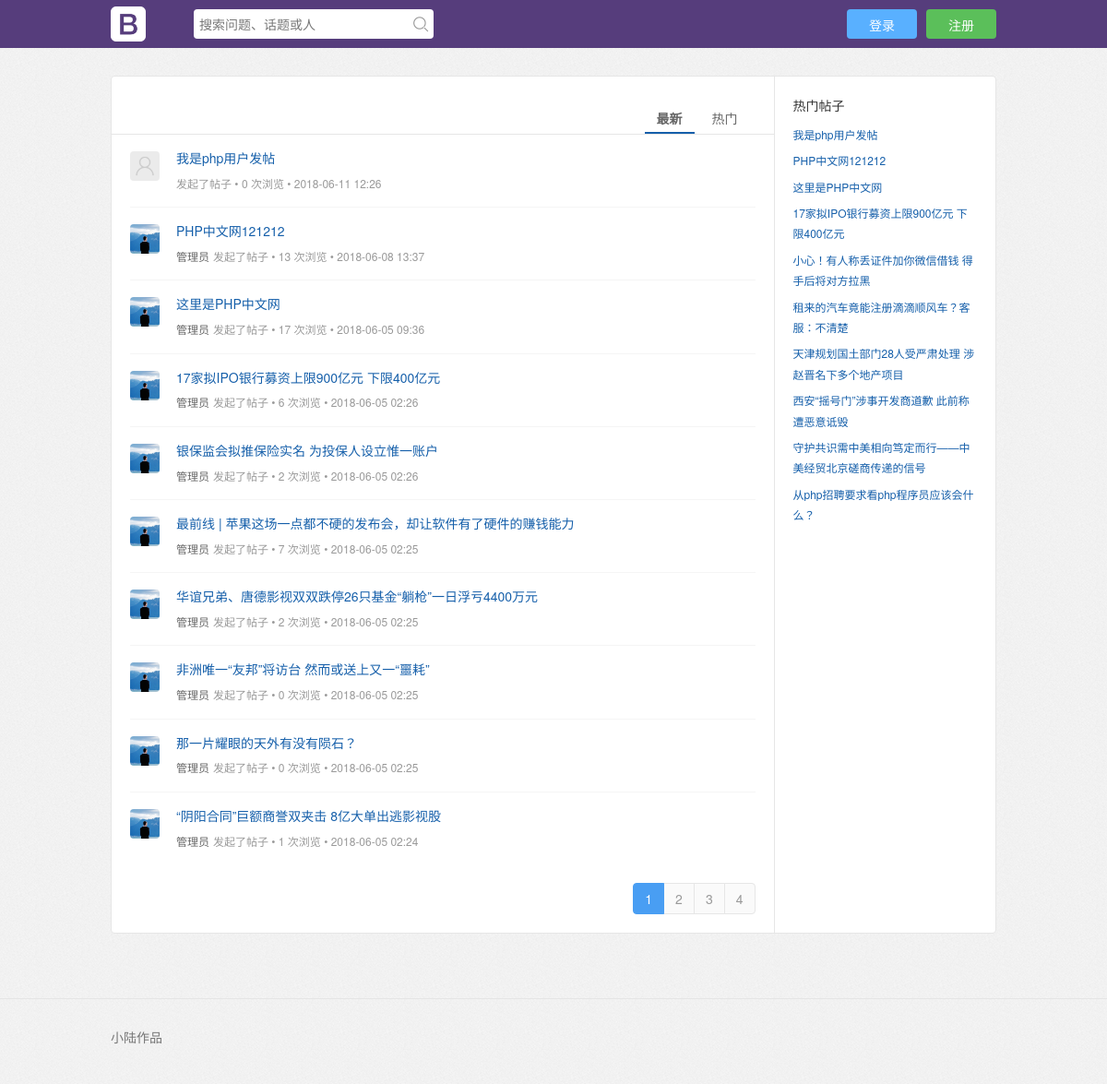
The page /新建文件夹/index.php on the database its author committed.
### tables this page shows
CREATE TABLE `forum_bbs` (
  `bbs_id` int(11) unsigned NOT NULL AUTO_INCREMENT COMMENT '帖子ID',
  `uid` int(11) unsigned NOT NULL COMMENT '用户ID',
  `bbs_title` varchar(200) NOT NULL COMMENT '标题',
  `bbs_content` text NOT NULL COMMENT '帖子内容',
  `add_time` int(11) unsigned NOT NULL COMMENT '添加时间',
  `status` tinyint(1) unsigned NOT NULL DEFAULT '1' COMMENT '状态 1开启 0关闭',
  `is_hot` tinyint(1) unsigned NOT NULL DEFAULT '0' COMMENT '1热门 0非热门',
  `browse` int(11) unsigned NOT NULL DEFAULT '0' COMMENT '浏览数',
  PRIMARY KEY (`bbs_id`)
);

### 新建文件夹/controller/function.php (called while the page is built, shortened)
<?php
function auto_load_tpl($tplName)
{
    include 'view/tpl/'.$tplName.'.php';
}
function db_connect($db)
{
    $conn = mysqli_connect($db['db_host'], $db['db_user'], $db['db_pass'],$db['db_name']);
    return $conn;
}
function select($table,$db,$where,$order,$limit=0)
{
    $conn = db_connect($db);
    $sql = 'SELECT * FROM '.$table.' '.$where.' '.$order;
    if($limit){
        $sql .= ' limit '.$limit;
    }
    $rows = [];
    if ($result = mysqli_query($conn, $sql)) {
        while ($row = mysqli_fetch_assoc($result)) {
            $rows[] = $row;
        }
    }
    return $rows;
}
function find_one($table,$db,$where,$field)
{
    $conn = db_connect($db);
    $sql  = 'SELECT ' .$field. ' FROM '.$table.' '.$where.' LIMIT 1';
    $rows = '';
    if ($result = mysqli_query($conn, $sql)) {
        $row = mysqli_fetch_assoc($result);
        $rows = $row[$field];
    }
    return $rows;
}

### 新建文件夹/index.php (called while the page is built)
<?php include 'controller/config.php'; ?>
<?php include 'view/inc/header_inc.php'; ?>
<?php auto_load_tpl($tplName);  ?>
<?php include 'view/inc/footer_inc.php' ?>

### 新建文件夹/controller/config.php (called while the page is built, shortened)
<?php
$url = 'https://kbnvlf.coding.io/index.php';
$db = array(
    'db_host' => 'mysql.coding.io',
    'db_user' => 'user-nnfpQ9KK2z',
    'db_pass' => 'n_QQ9c]SKXgeqcOs{wks',
    'db_name' => 'db-eYPQ9bNIXb'
);
$bbsTable  = 'forum_bbs';
$userTable = 'forum_user';
$getNo = isset($_GET['a']) ? $_GET['a'] : 'list';
switch ($getNo)
{
    case 'list':
        include 'listAction.php';break;
}

### 新建文件夹/view/tpl/list_tpl.php (the view)
<div class="aw-container-wrap">
	<div class="container">
		<div class="row">
			<div class="aw-content-wrap clearfix">
				<div class="col-sm-12 col-md-9 aw-main-content">
					<ul class="nav nav-tabs aw-nav-tabs active hidden-xs">
						<li <?php  if($bbsType==2){ echo 'class="active"'; } ?>><a href="index.php?a=list&type=2">热门</a></li>
						<li <?php  if($bbsType==1){ echo 'class="active"'; } ?> ><a href="index.php?a=list">最新</a></li>
					</ul>
					<div class="aw-mod aw-explore-list">
						<div class="mod-body">
							<div class="aw-common-list">
								<?php if($bbsList){ foreach($bbsList as $v){	?>
								<div class="aw-item active">
									<div class="aw-user-name hidden-xs">
                            			<img style="width:32px;height:32px;" src="<?php echo !empty($v['head'])?$v['head']:'static/img/avatar-max-img.png'; ?>" />
									</div>
									<div class="aw-question-content">
										<h4>
											<a href="<?php echo $v['url']; ?>"><?php echo $v['bbs_title']; ?></a>
										</h4>
										<p>
											<span class="aw-user-name"><?php echo $v['nickname']; ?></span>
											<span class="text-color-999">发起了帖子 • <?php echo $v['browse']; ?> 次浏览 • <?php echo $v['add_time']; ?> </span>
										</p>
									</div>
								</div>
								<?php }} ?>
							</div>
						</div>
						<div class="mod-footer">
							<div class="page-control">
								<ul class="pagination pull-right">
								<?php echo $bbsListPage; ?>
								</ul>
							</div>
						</div>
					</div>
				</div>
				<div class="col-sm-12 col-md-3 aw-side-bar hidden-xs hidden-sm">
					<div class="aw-mod">
						<div class="mod-head">
							<h3>热门帖子</h3>
						</div>
						<div class="mod-body font-size-12">
							<ul>
								<?php if($bbsListHot){ foreach($bbsListHot as $hot){ ?>
								<li><a href="<?php echo $hot['url']; ?>"><?php echo $hot['bbs_title'] ?></a></li>
								<?php }} ?>
							</ul>
						</div>
					</div>
				</div>
			</div>
		</div>
	</div>
</div>

### 新建文件夹/static/css/common.css (style rules this page uses)
html { height:100% }
body { margin:0;height:100%;font-size:14px;line-height:160%;color:#666;background:url("img/bg.gif") repeat }
body,input,button,select,textarea,h1,h2,h3,h4,h5,h6 { font-family:'Helvetica Neue',STHeiti,'Microsoft YaHei',Helvetica,Arial,sans-serif }
ul,ol { margin:0;padding:0;list-style:none }
h1,h2,h3,h4,h5,h6 { margin-top:0;font-size:100%;line-height:1.7 }
a { cursor:pointer;color:#155faa }
.container { width:990px!important }
.aw-content-wrap { margin:0 15px;background-color:#fff;border:1px solid #e6e6e6;border-radius:4px }
.aw-main-content { padding:0 0 20px;border-right:1px solid #e6e6e6 }
.aw-side-bar { margin-left:-1px;padding:20px;border-left:1px solid #e6e6e6 }
.text-color-999 { font-size:12px;color:#999 }
.font-size-12 { font-size:12px }
.aw-dropdown-list li.user a img,.aw-question-tags,.aw-mod.topic-nav ul>li>p a,.aw-mod.topic-nav ul>li>a,.aw-border-radius-5,.aw-border-radius-5 img,.aw-load-more-content,.aw-user-name img,.aw-topic-name img,.aw-topic-name span,.aw-topic-img img,.aw-dropdown-menu img,.aw-login-register a img,.aw-login-register .aw-user-head img,.aw-dropdown,.category dl dt img,.category .span12>ul>li,.aw-mod.side-nav ul li a,.topic-edit-notes li,.aw-notopic-sort,.aw-comment-box,.aw-topic-detail-title .mod-body img,.aw-topic-search,.aw-mod-topic-edit-box .mod-head .img,.aw-mod-topic-edit-box .mod-head .img span,.aw-inbox-read .mod-footer li .aw-item,.aw-inbox .mod-footer li .aw-user-img img,.aw-invite-list ul li img,.aw-mod-search-result .aw-item .aw-user-img img,.aw-mod-search-result .aw-item .aw-topic-img img,.aw-mod-search-result .aw-search-result-tags,.aw-file-uploader dl,.aw-card-tips,.aw-card-tips .mod-head .img img,.aw-first-login .aw-complete-data .side-bar img,.aw-first-login .aw-card-box-list .aw-topic-img img,.aw-first-login .aw-card-box-list .img img,.aw-first-login .aw-card-box-list li>span,.aw-replay-box .mod-body,.aw-publish-box .aw-publish-title .dropdown .dropdown-toggle,.markitup-box code,#markItUpPreviewFrames code,.aw-publish-title.active input,#aw-loading,.aw-user-nav>a img { border-radius:4px }
.aw-user-name,.aw-topic-name { font-size:12px;line-height:20px;font-weight:400 }
.aw-user-name img,.aw-topic-name img { width:40px;height:40px }
.aw-nav-tabs { position:relative;z-index:1;min-height:63px;min-height:32px\0;margin:0;padding:30px 20px 0;border-color:#e6e6e6 }
.aw-nav-tabs.active>li { float:right }
.aw-nav-tabs>li { margin:0 4px 0 0;font-size:14px }
.aw-nav-tabs>li>a { line-height:30px;padding:0 13px;background-color:#fff;border:none;cursor:pointer }
.aw-nav-tabs>li.active a { line-height:30px;background-color:#fff;border:none;border-bottom:2px solid #155faa;font-weight:700;color:#333 }
.page-control { text-align:center }
.pagination { margin:20px 0 0 }
.aw-container-wrap { margin-top:30px }
.aw-explore-list { padding:0 20px }
.aw-side-bar .aw-mod { padding:20px 0;border-top:1px solid #E2E2E2 }
.aw-side-bar .aw-mod:first-child { padding-top:0;border-top:none }
.aw-side-bar .aw-mod .mod-head { padding-bottom:5px }
.aw-side-bar .aw-mod h3 { margin-bottom:0 }
.aw-side-bar .aw-mod ul li { padding:3px 0 }
.aw-common-list { width:100%;height:auto;overflow:hidden }
.aw-common-list>div+div { border-top:1px solid #F5F5F5 }
.aw-common-list .aw-item { position:relative;z-index:0;min-height:45px;padding:14px 0 14px 50px }
.aw-common-list .aw-item .aw-question-content .aw-user-name { color:#666 }
.aw-common-list .aw-question-content h4 { margin:0 0 3px;padding-right:20px;font-size:14px;word-wrap:break-word }
.aw-common-list .aw-question-content>span,.aw-common-list .aw-question-content p span { font-size:12px;font-weight:400;color:#999 }
.aw-common-list .aw-question-content p { margin:0;color:#999 }
.aw-common-list .aw-item>.aw-user-name { position:absolute;left:0;top:18px }
body { background:url("../../static/img/bg.gif") repeat!important }

### rows shown on the page
forum_bbs: bbs_title "我是php用户发帖", browse "0", add_time "2018-06-11 12:26"
forum_bbs: bbs_title "PHP中文网121212", nickname "管理员", browse "13", add_time "2018-06-08 13:37"
forum_bbs: bbs_title "这里是PHP中文网", nickname "管理员", browse "17", add_time "2018-06-05 09:36"
forum_bbs: bbs_title "17家拟IPO银行募资上限900亿元 下限400亿元", nickname "管理员", browse "6", add_time "2018-06-05 02:26"
forum_bbs: bbs_title "银保监会拟推保险实名 为投保人设立惟一账户", nickname "管理员", browse "2", add_time "2018-06-05 02:26"
forum_bbs: bbs_title "最前线 | 苹果这场一点都不硬的发布会，却让软件有了硬件的赚钱能力", nickname "管理员", browse "7", add_time "2018-06-05 02:25"
forum_bbs: bbs_title "华谊兄弟、唐德影视双双跌停26只基金“躺枪”一日浮亏4400万元", nickname "管理员", browse "2", add_time "2018-06-05 02:25"
forum_bbs: bbs_title "非洲唯一“友邦”将访台 然而或送上又一“噩耗”", nickname "管理员", browse "0", add_time "2018-06-05 02:25"
forum_bbs: bbs_title "那一片耀眼的天外有没有陨石？", nickname "管理员", browse "0", add_time "2018-06-05 02:25"
forum_bbs: bbs_title "“阴阳合同”巨额商誉双夹击 8亿大单出逃影视股", nickname "管理员", browse "1", add_time "2018-06-05 02:24"

### other values the page prints
$hot['bbs_title'] "我是php用户发帖"
$hot['bbs_title'] "PHP中文网121212"
$hot['bbs_title'] "这里是PHP中文网"
$hot['bbs_title'] "17家拟IPO银行募资上限900亿元 下限400亿元"
$hot['bbs_title'] "小心！有人称丢证件加你微信借钱 得手后将对方拉黑"
$hot['bbs_title'] "租来的汽车竟能注册滴滴顺风车？客服：不清楚"
$hot['bbs_title'] "天津规划国土部门28人受严肃处理 涉赵晋名下多个地产项目"
$hot['bbs_title'] "西安“摇号门”涉事开发商道歉 此前称遭恶意诋毁"
$hot['bbs_title'] "守护共识需中美相向笃定而行——中美经贸北京磋商传递的信号"
$hot['bbs_title'] "从php招聘要求看php程序员应该会什么？"
